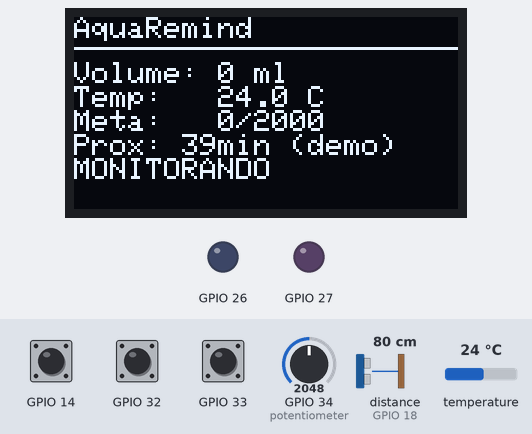
Simulated run of this program. Board: ESP32. Parts: 128×64 one-colour display, output pins drawn as LEDs (lit = HIGH). Wiring (from diagram.json): ultrasonic range finder: trigger GPIO 5; echo GPIO 18. Inputs (shaded band) come from the test bench; at power-on: GPIO 32 HIGH, GPIO 33 HIGH, temperature 24 °C, GPIO 34 (potentiometer) = 2048, GPIO 14 HIGH, distance to the obstacle (sensor on GPIO 18) 80 cm. The echo pulse lasts 58.3 µs per cm; pins used as bus, display or sensor lines are not drawn; what the program prints to the serial monitor is not drawn.

Above: at 1.2 s.
1.3 s: GPIO 32 pulled LOW for 0.15 s
At 2.4 s:
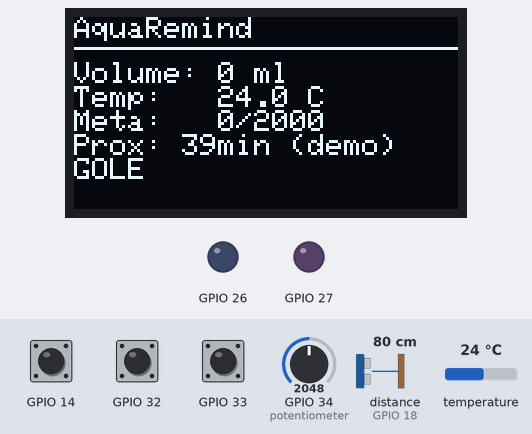
4.5 s: GPIO 33 pulled LOW for 0.15 s
At 5.4 s:
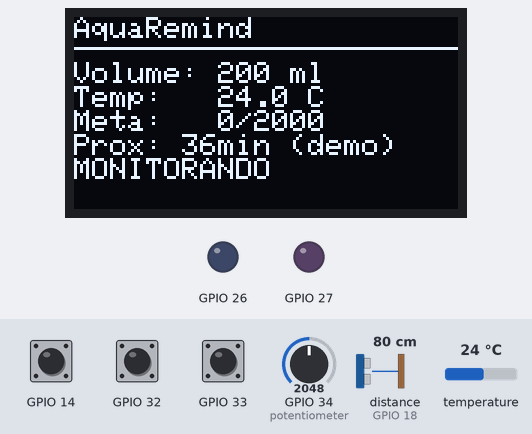
7.1 s: temperature set to 12 °C
At 8.3 s:
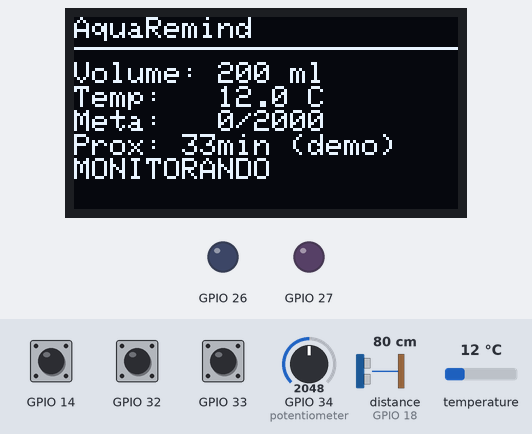
9.1 s: GPIO 34 (potentiometer) set to 2770
At 10.4 s:
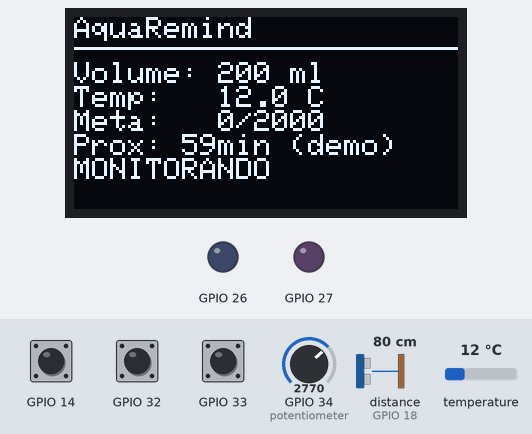
12.1 s: GPIO 14 pulled LOW for 3.2 s
At 17.0 s:
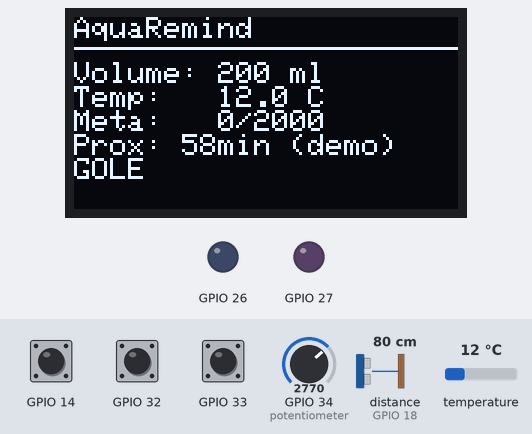
18.1 s: GPIO 32 pulled LOW for 1 s
At 20.42 s:
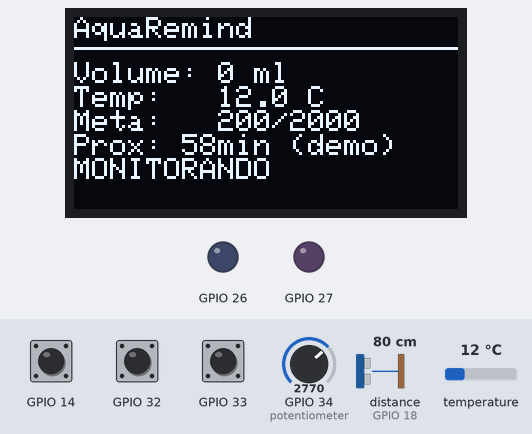
Timing chart, 0 to 21.9 s (numbered marks = the images above; inputs shaded):
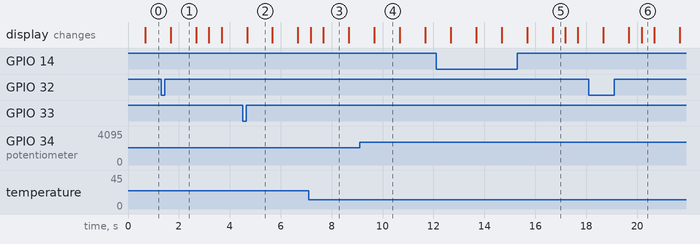

The program:

main.cpp
```cpp
#include <Arduino.h>
#include "AquaRemindApp.h"

AquaRemindApp app;

void setup() { app.setup(); }
void loop() { app.loop(); }
```

AppState.h
```cpp
#pragma once
#include <Arduino.h>
enum class AppMode { MONITORING, REMINDER, DRINK, SNOOZE };
struct Measurements {
  float distanceCm=0.0f, volumeMl=0.0f, temperatureC=24.0f, consumedTodayMl=0.0f;
};
const char *appModeName(AppMode mode);
```

AquaRemindApp.h
```cpp
#pragma once
#include "AppState.h"
#include "Hardware.h"
class AquaRemindApp {
 public:
  void setup();
  void loop();
 private:
  void notify(const String &message);
  void handleMainButton(uint32_t now);
  void handleSimulationControls(uint32_t now);
  void processMeasurements();
  void updateStateMachine(uint32_t now);
  void registerDrink(float amountMl, bool measured);
  void selectReminderInterval(uint32_t now);
  void printStatus();
  bool pressedNow(uint8_t pin, bool &lastValue);
  float distanceToVolumeMl(float distanceCm) const;
  uint32_t reminderIntervalMs() const;
  uint32_t reminderRemainingMs(uint32_t now) const;

  Hardware hardware_;
  Measurements measurements_;
  AppMode mode_=AppMode::MONITORING;
  float previousVolumeMl_=-1.0f, simulationVolumeMl_=0.0f;
  bool simulationVolumeEnabled_=false, hotWarningSent_=false, reminderOutputsEnabled_=false;
  uint8_t configuredIntervalMinutes_=30;
  bool lastSimDrink_=HIGH, lastSimRefill_=HIGH, rawButton_=HIGH, stableButton_=HIGH;
  uint32_t lastDrinkMs_=0, snoozeUntilMs_=0, lastSampleMs_=0, lastDisplayMs_=0;
  uint32_t lastSerialMs_=0, lastIntervalReadMs_=0, lastButtonChangeMs_=0, buttonPressedAtMs_=0;
};
```

Hardware.h
```cpp
#pragma once
#include <Adafruit_SSD1306.h>
#include <DallasTemperature.h>
#include <OneWire.h>
#include "AppState.h"
class Hardware {
 public:
  Hardware();
  void begin();
  float readDistanceCm(float fallback);
  float readTemperatureC(float fallback);
  void stopReminderOutputs();
  void updateVibrationAlert(bool enabled);
  void render(const Measurements &data, AppMode mode, uint32_t remainingMs, bool demo);
 private:
  float readDistanceOnceCm();
  Adafruit_SSD1306 display_;
  OneWire oneWire_;
  DallasTemperature temperatureSensor_;
};
```

AppState.cpp
```cpp
#include "AppState.h"
const char *appModeName(AppMode mode) {
  switch (mode) {
    case AppMode::MONITORING: return "MONITORANDO";
    case AppMode::REMINDER: return "LEMBRETE";
    case AppMode::DRINK: return "GOLE";
    case AppMode::SNOOZE: return "SONECA";
  }
  return "?";
}
```

AquaRemindApp.cpp
```cpp
#include "AquaRemindApp.h"
#include "Config.h"

void AquaRemindApp::setup() {
  Serial.begin(115200); hardware_.begin(); lastDrinkMs_=millis();
  notify(DEMO_MODE ? "Sistema iniciado em modo demonstracao." : "Sistema iniciado em modo real.");
}
void AquaRemindApp::loop() {
  const uint32_t now=millis(); handleMainButton(now); handleSimulationControls(now);
  if (now-lastSampleMs_>=Config::Timing::SAMPLE_MS) { lastSampleMs_=now; processMeasurements(); }
  updateStateMachine(now); hardware_.updateVibrationAlert(reminderOutputsEnabled_);
  if (now-lastDisplayMs_>=Config::Timing::DISPLAY_MS) {
    lastDisplayMs_=now; hardware_.render(measurements_,mode_,reminderRemainingMs(now),DEMO_MODE);
  }
  if (now-lastSerialMs_>=Config::Timing::SERIAL_MS) { lastSerialMs_=now; printStatus(); }
}
void AquaRemindApp::notify(const String &message) {
  Serial.print("[NOTIFICACAO] "); Serial.println(message);
}
uint32_t AquaRemindApp::reminderIntervalMs() const {
  return static_cast<uint32_t>(configuredIntervalMinutes_)*(DEMO_MODE ? 1000UL : 60UL*1000UL);
}
uint32_t AquaRemindApp::reminderRemainingMs(uint32_t now) const {
  const uint32_t elapsed=now-lastDrinkMs_; return elapsed<reminderIntervalMs() ? reminderIntervalMs()-elapsed : 0;
}
float AquaRemindApp::distanceToVolumeMl(float distance) const {
  const float height=constrain(Config::Bottle::USEFUL_HEIGHT_CM-distance,0.0f,Config::Bottle::USEFUL_HEIGHT_CM);
  return PI*Config::Bottle::RADIUS_CM*Config::Bottle::RADIUS_CM*height;
}
void AquaRemindApp::registerDrink(float amount,bool measured) {
  lastDrinkMs_=millis(); mode_=AppMode::DRINK; reminderOutputsEnabled_=false; hardware_.stopReminderOutputs();
  if (measured) measurements_.consumedTodayMl=min(Config::Bottle::DAILY_GOAL_ML,measurements_.consumedTodayMl+amount);
  notify(measured ? "Gole detectado; temporizador reiniciado." : "Consumo confirmado pelo botao; temporizador reiniciado.");
}
void AquaRemindApp::handleMainButton(uint32_t now) {
  const bool reading=digitalRead(Config::Pins::BUTTON);
  if (reading!=rawButton_) { rawButton_=reading; lastButtonChangeMs_=now; }
  if (now-lastButtonChangeMs_<Config::Timing::DEBOUNCE_MS || reading==stableButton_) return;
  stableButton_=reading;
  if (stableButton_==LOW) { buttonPressedAtMs_=now; return; }
  if (now-buttonPressedAtMs_>=Config::Timing::LONG_PRESS_MS) registerDrink(0.0f,false);
  else if (mode_==AppMode::REMINDER) {
    mode_=AppMode::SNOOZE; snoozeUntilMs_=now+Config::Timing::SNOOZE_MS;
    reminderOutputsEnabled_=false; hardware_.stopReminderOutputs(); notify("Soneca ativada.");
  }
}
bool AquaRemindApp::pressedNow(uint8_t pin,bool &last) {
  const bool value=digitalRead(pin); const bool pressed=last==HIGH&&value==LOW; last=value; return pressed;
}
void AquaRemindApp::handleSimulationControls(uint32_t now) {
  if (pressedNow(Config::Pins::SIMULATE_DRINK,lastSimDrink_)) {
    if (!simulationVolumeEnabled_) { simulationVolumeEnabled_=true; simulationVolumeMl_=measurements_.volumeMl; }
    const float amount=min(200.0f,simulationVolumeMl_); simulationVolumeMl_-=amount;
    measurements_.volumeMl=simulationVolumeMl_; previousVolumeMl_=measurements_.volumeMl; registerDrink(amount,true);
    Serial.printf("[SIMULACAO] Nivel reduziu 200 ml; restam %.0f ml.\n",measurements_.volumeMl);
  }
  if (pressedNow(Config::Pins::SIMULATE_REFILL,lastSimRefill_)) {
    if (!simulationVolumeEnabled_) { simulationVolumeEnabled_=true; simulationVolumeMl_=measurements_.volumeMl; }
    const float capacity=PI*Config::Bottle::RADIUS_CM*Config::Bottle::RADIUS_CM*Config::Bottle::USEFUL_HEIGHT_CM;
    simulationVolumeMl_=min(capacity,simulationVolumeMl_+200.0f); measurements_.volumeMl=simulationVolumeMl_;
    previousVolumeMl_=measurements_.volumeMl; notify("Reabastecimento de 200 ml simulado.");
  }
  if (now-lastIntervalReadMs_>=250) { lastIntervalReadMs_=now; selectReminderInterval(now); }
}
void AquaRemindApp::selectReminderInterval(uint32_t now) {
  const int slider=analogRead(Config::Pins::SIMULATE_INTERVAL);
  const uint8_t selected=slider<1365 ? 30 : slider<2730 ? 40 : 60;
  if (selected==configuredIntervalMinutes_) return;
  configuredIntervalMinutes_=selected; lastDrinkMs_=now; mode_=AppMode::MONITORING;
  reminderOutputsEnabled_=false; hardware_.stopReminderOutputs();
  Serial.printf("[CONFIGURACAO] Novo intervalo: %u minutos.\n",configuredIntervalMinutes_);
}
void AquaRemindApp::processMeasurements() {
  measurements_.distanceCm=hardware_.readDistanceCm(measurements_.distanceCm);
  const float sensorVolume=distanceToVolumeMl(measurements_.distanceCm);
  measurements_.volumeMl=simulationVolumeEnabled_ ? simulationVolumeMl_ : sensorVolume;
  measurements_.temperatureC=hardware_.readTemperatureC(measurements_.temperatureC);
  if (!simulationVolumeEnabled_&&previousVolumeMl_>=0.0f) {
    const float delta=measurements_.volumeMl-previousVolumeMl_;
    if (delta<=-Config::Bottle::DRINK_THRESHOLD_ML) registerDrink(-delta,true);
    else if (delta>=Config::Bottle::REFILL_THRESHOLD_ML) notify("Reabastecimento detectado.");
  }
  previousVolumeMl_=measurements_.volumeMl;
  if (measurements_.temperatureC>Config::Bottle::HOT_WARNING_C&&!hotWarningSent_) {
    notify("Cuidado: liquido acima de 50 C."); hotWarningSent_=true;
  } else if (measurements_.temperatureC<Config::Bottle::HOT_WARNING_C-2.0f) hotWarningSent_=false;
}
void AquaRemindApp::updateStateMachine(uint32_t now) {
  if (mode_==AppMode::DRINK&&now-lastDrinkMs_>Config::Timing::DRINK_FEEDBACK_MS) mode_=AppMode::MONITORING;
  if (mode_==AppMode::SNOOZE) {
    if (static_cast<int32_t>(now-snoozeUntilMs_)>=0) {
      mode_=AppMode::REMINDER; reminderOutputsEnabled_=true; notify("Soneca encerrada: hora de beber agua.");
    }
    return;
  }
  if (mode_!=AppMode::REMINDER&&now-lastDrinkMs_>=reminderIntervalMs()) {
    mode_=AppMode::REMINDER; reminderOutputsEnabled_=true; notify("Hora de beber agua.");
  }
}
void AquaRemindApp::printStatus() {
  Serial.printf("estado=%s distancia=%.1fcm volume=%.0fml temp=%.1fC meta=%.0fml\n",
    appModeName(mode_),measurements_.distanceCm,measurements_.volumeMl,
    measurements_.temperatureC,measurements_.consumedTodayMl);
}
```

Hardware.cpp
```cpp
#include "Hardware.h"
#include <Adafruit_GFX.h>
#include <Wire.h>
#include <algorithm>
#include "Config.h"

Hardware::Hardware(): display_(128,64,&Wire,-1), oneWire_(Config::Pins::TEMPERATURE),
  temperatureSensor_(&oneWire_) {}

void Hardware::begin() {
  pinMode(Config::Pins::TRIGGER,OUTPUT); pinMode(Config::Pins::ECHO,INPUT);
  pinMode(Config::Pins::LED,OUTPUT); pinMode(Config::Pins::VIBRATION_MOTOR,OUTPUT);
  pinMode(Config::Pins::BUTTON,INPUT_PULLUP);
  pinMode(Config::Pins::SIMULATE_DRINK,INPUT_PULLUP);
  pinMode(Config::Pins::SIMULATE_REFILL,INPUT_PULLUP);
  pinMode(Config::Pins::SIMULATE_INTERVAL,INPUT);
  stopReminderOutputs();
  Wire.begin(Config::Pins::OLED_SDA,Config::Pins::OLED_SCL);
  if (!display_.begin(SSD1306_SWITCHCAPVCC,0x3C)) Serial.println("ERRO: OLED SSD1306 nao encontrado.");
  temperatureSensor_.begin(); temperatureSensor_.setResolution(9);
}
float Hardware::readDistanceOnceCm() {
  digitalWrite(Config::Pins::TRIGGER,LOW); delayMicroseconds(2);
  digitalWrite(Config::Pins::TRIGGER,HIGH); delayMicroseconds(10);
  digitalWrite(Config::Pins::TRIGGER,LOW);
  const uint32_t duration=pulseIn(Config::Pins::ECHO,HIGH,30000);
  return duration==0 ? NAN : duration/58.0f;
}
float Hardware::readDistanceCm(float fallback) {
  float samples[5]; uint8_t valid=0;
  for (uint8_t i=0;i<5;++i) { const float value=readDistanceOnceCm(); if (!isnan(value)) samples[valid++]=value; delay(3); }
  if (!valid) return fallback;
  std::sort(samples,samples+valid); return samples[valid/2];
}
float Hardware::readTemperatureC(float fallback) {
  temperatureSensor_.requestTemperatures(); const float value=temperatureSensor_.getTempCByIndex(0);
  return value>-55.0f && value<125.0f ? value : fallback;
}
void Hardware::stopReminderOutputs() {
  digitalWrite(Config::Pins::LED,LOW);
  digitalWrite(Config::Pins::VIBRATION_MOTOR,LOW);
}
void Hardware::updateVibrationAlert(bool enabled) {
  if (!enabled) return;
  const uint32_t phase=millis()%2000;
  const bool vibrating=phase<220 || (phase>=360&&phase<580) || (phase>=720&&phase<940);
  digitalWrite(Config::Pins::VIBRATION_MOTOR,vibrating ? HIGH : LOW);
  digitalWrite(Config::Pins::LED,vibrating ? HIGH : LOW);
}
void Hardware::render(const Measurements &d,AppMode mode,uint32_t remainingMs,bool demo) {
  display_.clearDisplay(); display_.setTextColor(SSD1306_WHITE); display_.setTextSize(1);
  display_.setCursor(0,0); display_.println("AquaRemind"); display_.drawLine(0,10,127,10,SSD1306_WHITE);
  display_.setCursor(0,15); display_.printf("Volume: %.0f ml\n",d.volumeMl);
  display_.printf("Temp:   %.1f C",d.temperatureC); if (d.temperatureC>Config::Bottle::HOT_WARNING_C) display_.print(" !");
  display_.println(); display_.printf("Meta:   %.0f/2000\n",d.consumedTodayMl);
  display_.printf(demo ? "Prox: %lumin (demo)\n" : "Prox: %lumin\n",demo ? remainingMs/1000 : remainingMs/60000);
  display_.print(appModeName(mode)); display_.display();
}
```

Config.h
```cpp
#pragma once
#include <Arduino.h>
#ifndef DEMO_MODE
#define DEMO_MODE 1
#endif
namespace Config {
namespace Pins {
constexpr uint8_t TRIGGER=5, ECHO=18, TEMPERATURE=4, LED=26, VIBRATION_MOTOR=27, BUTTON=14;
constexpr uint8_t SIMULATE_DRINK=32, SIMULATE_REFILL=33, SIMULATE_INTERVAL=34;
constexpr uint8_t OLED_SDA=21, OLED_SCL=22;
}
namespace Bottle {
constexpr float RADIUS_CM=4.0f, USEFUL_HEIGHT_CM=20.0f;
constexpr float DRINK_THRESHOLD_ML=30.0f, REFILL_THRESHOLD_ML=30.0f;
constexpr float DAILY_GOAL_ML=2000.0f, HOT_WARNING_C=50.0f;
}
namespace Timing {
constexpr uint32_t SAMPLE_MS=500, DISPLAY_MS=500, SERIAL_MS=2000;
constexpr uint32_t LONG_PRESS_MS=1200, DEBOUNCE_MS=35, DRINK_FEEDBACK_MS=1500;
constexpr uint32_t SNOOZE_MS=DEMO_MODE ? 15UL*1000UL : 15UL*60UL*1000UL;
}
}
```

Measured:
- after the input at 1.3 s, the display: changes after 0.37 s (image 1)
- after the input at 12.1 s, the display: first differs from a run without the input after 3.6 s (image 5 shows a later state)
- after the input at 18.1 s, the display: first changes after 0.58 s (image 6 shows a later state)
- what the display in image 5 shows lasts 0.5 s, from 16.7 s to 17.2 s
